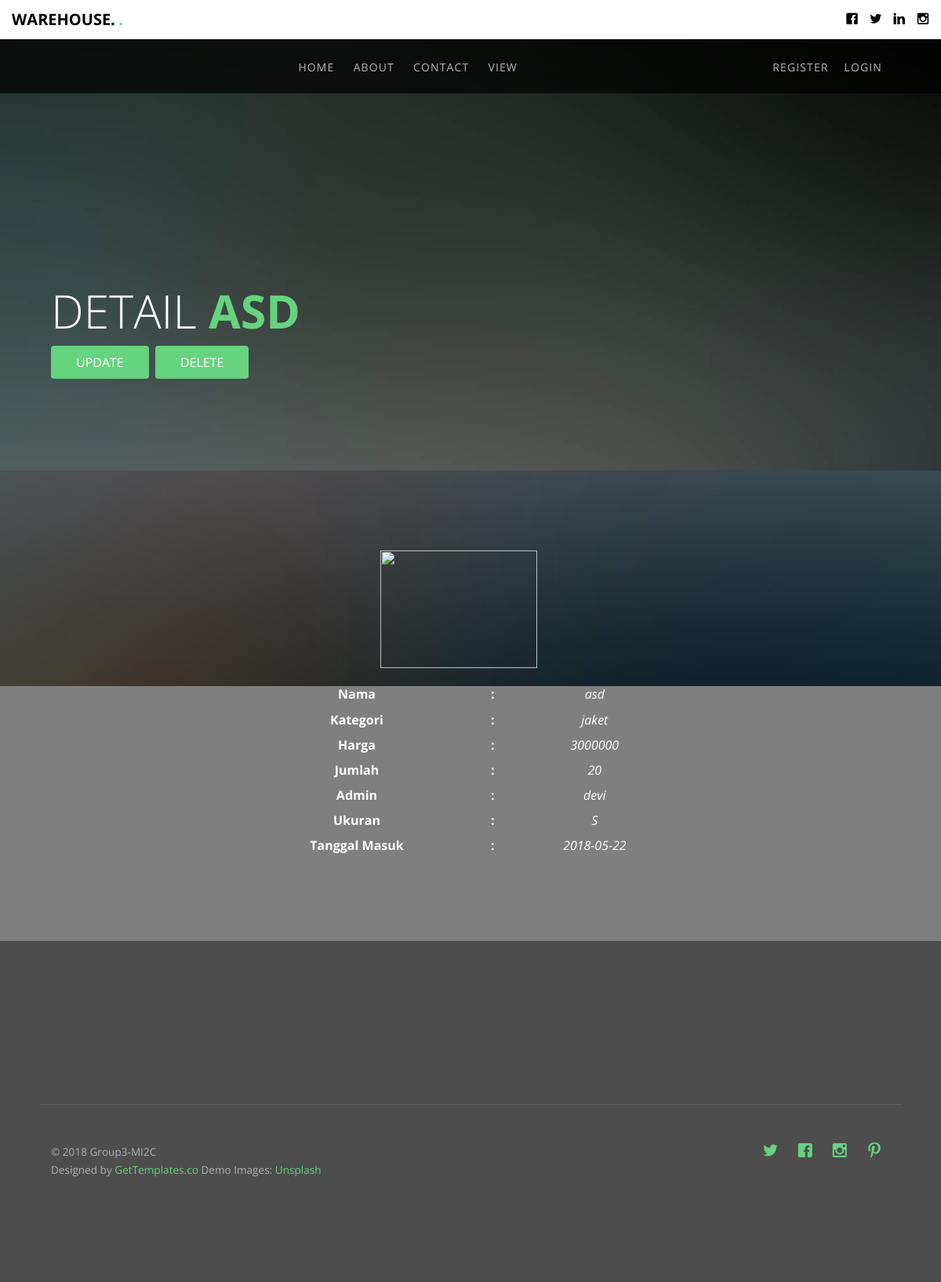
The app's page /Welcome/detailbarang/7 with its own data.
### tables this page shows
CREATE TABLE `barang` (
  `id_barang` int(11) NOT NULL,
  `nama` varchar(25) NOT NULL,
  `id_kategori` int(11) NOT NULL,
  `harga` varchar(25) NOT NULL,
  `jumlah` varchar(10) NOT NULL,
  `id_admin` int(11) NOT NULL,
  `id_ukuran` int(11) NOT NULL,
  `tgl_masuk` date NOT NULL,
  `Gambar` varchar(200) NOT NULL
);

CREATE TABLE `kategori` (
  `id_kategori` int(11) NOT NULL,
  `nama_kategori` varchar(50) NOT NULL
);

CREATE TABLE `ukuran` (
  `id_ukuran` int(10) NOT NULL,
  `nama_ukuran` varchar(20) NOT NULL
);

### application/controllers/Welcome.php (called while the page is built, shortened)
<?php
class Welcome extends CI_Controller {
	public function __construct()
	{
		$this->load->helper('url');
        $this->load->helper('form');
        $this->load->helper('text');
        $this->load->library('form_validation');
		$this->load->model('Gudang_model');
        $this->load->model('Barang_model');
        $this->load->model('Kategori_model');
        $this->load->model('Admin_model');
        $this->load->model('User_model');
		$this->load->helper(array('url_helper','date','file'));
	}
    public function detailbarang(){
        $id_barang = $this->uri->segment(3);
        $data['Barang_list']=$this->Gudang_model->get_barang_by_id($id_barang);
        $this->load->view('admin/detailbarang', $data);
    }
}

### index.php (called while the page is built, shortened)
<?php
require_once BASEPATH.'core/CodeIgniter.php';

### application/models/Gudang_model.php (called while the page is built, shortened)
<?php
class Gudang_model extends CI_Model {
    public function get_barang_by_id($id)
    {
		$this->db->select ( '*' );
		$this->db->from('barang');
        $this->db->join('ukuran', 'ukuran.id_ukuran = barang.id_ukuran', 'left');
        $this->db->join('kategori', 'kategori.id_kategori = barang.id_kategori', 'left');
        $this->db->join('admin', 'admin.id_admin = barang.id_admin', 'left');
    	$this->db->where('barang.id_barang', $id);
    	$query = $this->db->get();
		return $query->row_array();
    }
}
?>

### application/views/admin/detailbarang.php (the view, shortened to what this page needs)
	<header id="gtco-header" class="gtco-cover gtco-cover-sm" role="banner" style="background-image: url(http://localhost:8080/ci3-gudang/assets/images/img_bg_3.jpg)" data-stellar-background-ratio="0.5">
		<div class="overlay"></div>
		<div class="gtco-container">
			<div class="row row-mt-15em">
				<div class="col-md-7 mt-text text-left animate-box" data-animate-effect="fadeInUp">
					<h1>Detail <strong><?php echo $Barang_list['nama']  ?></strong></h1>
					 <a href="<?php echo site_url( 'Welcome/edit_barang/'.$Barang_list['id_barang']) ?>"><button class="btn btn-primary"> UPDATE </button></a>
				         <a href="<?php echo site_url( 'Welcome/delete_barang/'.$Barang_list['id_barang']) ?>"><button class="btn btn-primary"> DELETE</button></a>
                    </div>
			</div>
		</div>
	</header>
<section id="about">
     <div class="gtco-cover gtco-cover-sm" style="background-image: url(http://localhost:8080/ci3-gudang/assets/images/img_bg_2.jpg)" data-stellar-background-ratio="0.5">
          <div class="overlay"></div>
          <div class="gtco-container text-center">
               <div class="display-t">
                    <div class="display-tc">
                         <div class="row">
                               <div class="col-lg-12 text-center">
            <p><?php echo "<img src='".base_url()."assets/images/".$Barang_list['Gambar']."' width='200' height='150'>"?></p>
          </div>
<font color="white">
          <div class="col-lg-12">
               <div class="col-lg-3"></div>
               <div class="col-lg-3"><label>Nama</label></div>
               <div class="col-lg-1"><label>:</label></div>
               <div class="col-lg-2"><i><?php echo $Barang_list['nama'] ?></i></div>
               <div class="col-lg-3"></div>
          </div>
          <div class="col-lg-12">
               <div class="col-lg-3"></div>
               <div class="col-lg-3"><label>Kategori</label></div>
               <div class="col-lg-1"><label>:</label></div>
               <div class="col-lg-2"><i><?php echo $Barang_list['nama_kategori'] ?></i></div>
               <div class="col-lg-3"></div>
          </div>
          <div class="col-lg-12">
               <div class="col-lg-3"></div>
               <div class="col-lg-3"><label>Harga</label></div>
               <div class="col-lg-1"><label>:</label></div>
               <div class="col-lg-2"><i><?php echo $Barang_list['harga'] ?></i></div>
               <div class="col-lg-3"></div>
          </div>
          <div class="col-lg-12">
               <div class="col-lg-3"></div>
               <div class="col-lg-3"><label>Jumlah</label></div>
               <div class="col-lg-1"><label>:</label></div>
               <div class="col-lg-2"><i><?php echo $Barang_list['jumlah'] ?></i></div>
               <div class="col-lg-3"></div>
          </div>
          <div class="col-lg-12">
               <div class="col-lg-3"></div>
               <div class="col-lg-3"><label>Admin</label></div>
               <div class="col-lg-1"><label>:</label></div>
               <div class="col-lg-2"><i><?php echo $Barang_list['nama_admin'] ?></i></div>
               <div class="col-lg-3"></div>
          </div>
          <div class="col-lg-12">
               <div class="col-lg-3"></div>
               <div class="col-lg-3"><label>Ukuran</label></div>
               <div class="col-lg-1"><label>:</label></div>
               <div class="col-lg-2"><i><?php echo $Barang_list['nama_ukuran'] ?></i></div>
               <div class="col-lg-3"></div>
          </div>
          <div class="col-lg-12">
               <div class="col-lg-3"></div>
               <div class="col-lg-3"><label>Tanggal Masuk</label></div>
               <div class="col-lg-1"><label>:</label></div>
               <div class="col-lg-2"><i><?php echo $Barang_list['tgl_masuk'] ?></i></div>
               <div class="col-lg-3"></div>
          </div>
</font>
					</div>
					</div>
					<div class="col-md-3"></div>
				</div>
				</div>
			</div>
</section>

### assets/css/style.css (style rules this page uses)
body { font-family: "Open Sans", Arial, sans-serif; font-weight: 400; font-size: 16px; line-height: 1.7; color: #777; background: #fff; }
a { color: #66D37E; -webkit-transition: 0.5s; -o-transition: 0.5s; transition: 0.5s; }
p { margin-bottom: 20px; }
h1, h2, h3, h4, h5, h6, figure { color: #000; font-family: "Open Sans", Arial, sans-serif; font-weight: 400; margin: 0 0 20px 0; }
.gtco-container { max-width: 1100px; position: relative; margin: 0 auto; padding-left: 15px; padding-right: 15px; }
#gtco-header { position: absolute; top: 0; background: #4d4d4d; }
#gtco-header .overlay { position: absolute; top: 0; left: 0; right: 0; bottom: 0; background: rgba(0, 0, 0, 0.4); -webkit-transition: 0.5s; -o-transition: 0.5s; transition: 0.5s; }
#gtco-header .btn { color: #fff !important; }
#gtco-header .mt-text { margin-top: 7em; margin-bottom: 3em; }
#gtco-header h1, #gtco-header h2 { margin: 0; padding: 0; color: white; }
#gtco-header h1 { margin-bottom: 0px; font-size: 59px; line-height: 1.5; font-weight: 300; text-transform: uppercase !important; }
#gtco-header h1 strong { font-weight: 700; color: #66D37E; }
#gtco-header, #gtco-counter, .gtco-bg { background-size: cover; background-position: top center; background-repeat: no-repeat; position: relative; }
.gtco-cover { height: 900px; background-size: cover; background-position: center center; background-repeat: no-repeat; position: relative; float: left; width: 100%; }
.gtco-cover a { color: #66D37E; }
.gtco-cover .overlay { z-index: 1; position: absolute; bottom: 0; top: 0; left: 0; right: 0; background: rgba(0, 0, 0, 0.5); }
.gtco-cover > .gtco-container { position: relative; z-index: 10; }
.gtco-cover .display-t, .gtco-cover .display-tc { height: 900px; display: table; width: 100%; }
.gtco-cover.gtco-cover-sm { height: 600px; }
.gtco-cover.gtco-cover-sm .display-t, .gtco-cover.gtco-cover-sm .display-tc { height: 600px; display: table; width: 100%; }
#gtco-header .display-tc, #gtco-counter .display-tc, .gtco-cover .display-tc { display: table-cell !important; vertical-align: middle; }
.btn { margin-right: 4px; margin-bottom: 4px; font-family: "Open Sans", Arial, sans-serif; font-size: 16px; font-weight: 400; -webkit-border-radius: 4px; -moz-border-radius: 4px; -ms-border-radius: 4px; border-radius: 4px; -webkit-transition: 0.5s; -o-transition: 0.5s; transition: 0.5s; padding: 8px 30px; }
.btn-primary { background: #66D37E; color: #fff; border: 2px solid #66D37E !important; }
.row-mt-15em { margin-top: 15em; }
.js .animate-box { opacity: 0; }

### records on screen
barang: nama "ASD", nama "asd", id_kategori.nama_kategori "jaket", harga "3000000", jumlah "20", id_admin.nama_admin "devi", id_ukuran.nama_ukuran "S", tgl_masuk "2018-05-22"
